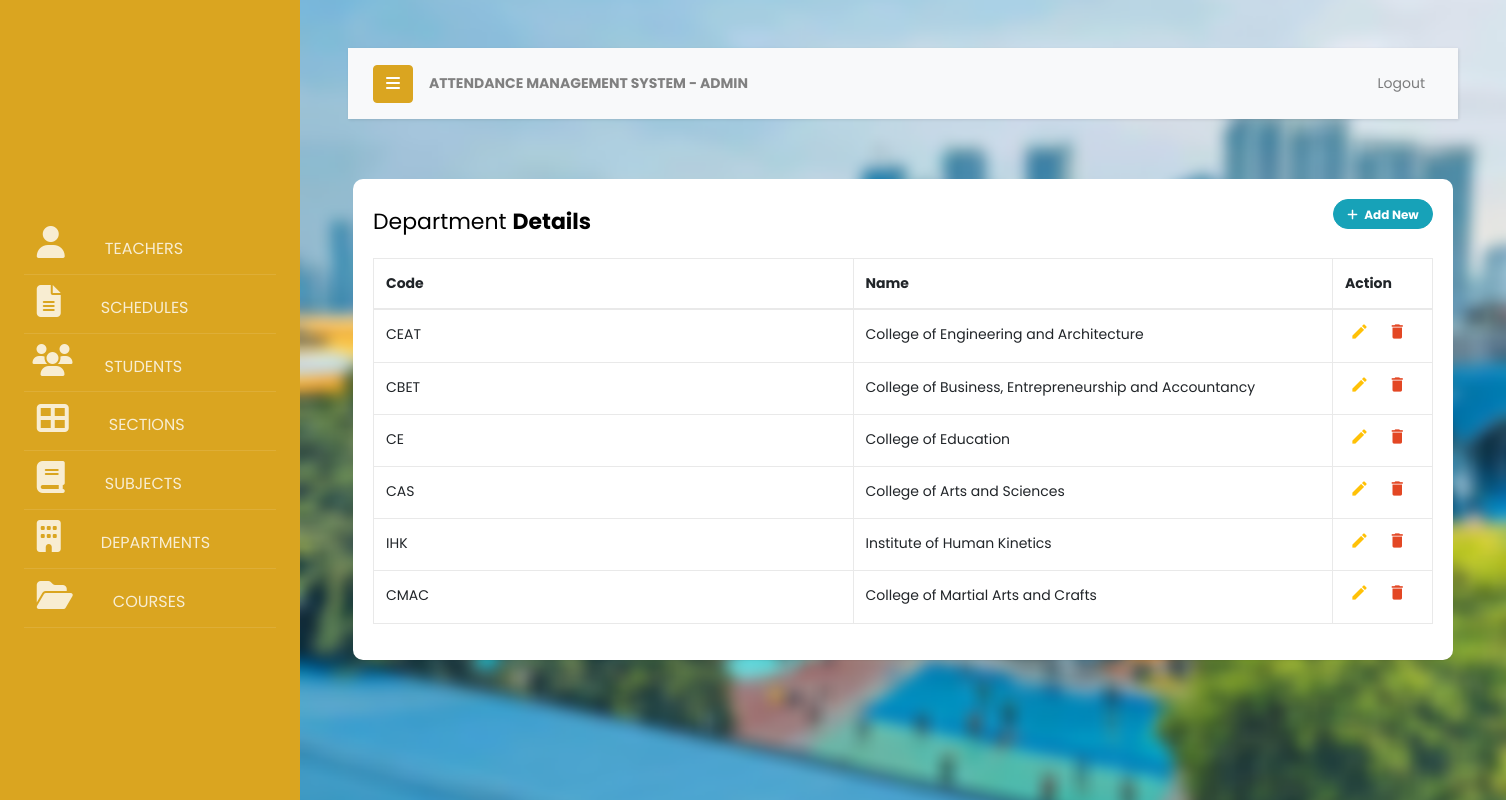
The page /pages/admin/departments.php on the database its author committed.
### tables this page shows
CREATE TABLE `departments` (
  `id_dept` int(11) NOT NULL,
  `name_dept` varchar(100) NOT NULL,
  `code_dept` varchar(100) NOT NULL
);

### pages/admin/departments.php (the view, shortened to what this page needs)
<!doctype html>
<html lang="en">
  <?php include('header.php');
  ?>
<head>
<head>
</head>
  <body>
  <div class="wrapper d-flex align-items-stretch">
            <nav id="sidebar">
                <div class="p-4 pt-5">
                <a href="#" class="img logo rounded-circle mb-5" style="background-image: url(../../images/rtu-logo.png);"></a>
            <ul class="list-unstyled components mb-5">
              <li class="">
                <a href="teachers.php" >&nbsp;&nbsp;&nbsp;<i class="fa-solid fa-user fa-2x">&nbsp;&nbsp;&nbsp;&nbsp;&nbsp;</i>TEACHERS</a>
              <li class="">
                <a href="schedules.php" >&nbsp;&nbsp;&nbsp;<i class="fa fa-file-text fa-2x">&nbsp;&nbsp;&nbsp;&nbsp;&nbsp;</i>SCHEDULES</a>
              </li>
              <li>
              <a href="students.php" >&nbsp;&nbsp;<i class="fa fa-users fa-2x">&nbsp;&nbsp;&nbsp;&nbsp;</i>STUDENTS</a>
              </li>
              <li>
              <a href="sections.php" >&nbsp;&nbsp;&nbsp;<i class="fa-solid fa-th-large fa-2x">&nbsp;&nbsp;&nbsp;&nbsp;&nbsp;</i>SECTIONS</a>
              </li>
              <li>
              <a href="subjects.php" >&nbsp;&nbsp;&nbsp;<i class="fa fa-book fa-2x">&nbsp;&nbsp;&nbsp;&nbsp;&nbsp;</i>SUBJECTS</a>
              </li>
              <li>
               <a href="departments.php">&nbsp;&nbsp;&nbsp;<i class="fa fa-building fa-2x">&nbsp;&nbsp;&nbsp;&nbsp;&nbsp;</i>DEPARTMENTS</a>
              </li>
              <li>
               <a href="courses.php">&nbsp;&nbsp;&nbsp;<i class="fa fa-folder-open fa-2x">&nbsp;&nbsp;&nbsp;&nbsp;&nbsp;</i>COURSES</a>
              </li>
              </li>
            </ul>
          </div>
        </nav>
      <div id="content" class="p-4 p-md-5">
        <nav class="navbar navbar-expand-lg navbar-light bg-light">
          <div class="container-fluid">
            <button type="button" id="sidebarCollapse" class="btn btn-primary">
              <i class="fa fa-bars"></i>
            </button>
            <a class="nav-link font-weight-bold text-justify" id="page-title">ATTENDANCE MANAGEMENT SYSTEM - ADMIN</a>
            <div class="collapse navbar-collapse" id="navbarSupportedContent">
              <ul class="nav navbar-nav ml-auto">
                <li class="nav-item">
                    <a class="nav-link" href="#">Logout</a>
                </li>
              </ul>
            </div>
          </div>
        </nav>
              <div class="container-lg">
          <div class="table-responsive">
              <div class="table-wrapper">
                  <div class="table-title">
                      <div class="row">
                          <div class="col-sm-8"><h2>Department <b>Details</b></h2></div>
                          <div class="col-sm-4">
                              <button type="button" class="btn btn-info add-new"><i class="fa fa-plus"></i> Add New</button>
                          </div>
                      </div>
                  </div>
                  <table class="table table-bordered">
                  <thead>
                          <tr>
                              <th>Code</th>
                              <th>Name</th>
                              <th>Action</th>
                          </tr>
                      </thead>
                      <tbody>
                        <?php
                            global $conn;
                            $sql = "SELECT * from departments";
                            $result = $conn->prepare($sql);
                            $result->execute();
                            if($result->rowCount() > 0){
                              while ($row = $result->fetch(PDO::FETCH_ASSOC)){
                                $name_dept=$row["name_dept"];
                                $code_dept=$row["code_dept"];
                                echo '
                                  <tr>
                                        <td>'.$code_dept.'</td>
                                        <td>'.$name_dept.'</td>
                                        <td><a class="add" name="addDept" title="Add" data-toggle="tooltip"><i class="material-icons">&#xE03B;</i></a>
                                        <a class="edit" name="editDept" title="Edit" data-toggle="tooltip"><i class="material-icons">&#xE254;</i></a>
                                        <a class="delete" name="delDept" title="Delete" data-toggle="tooltip"><i class="material-icons">&#xE872;</i></a></td>
                              </tr>';
                              }
                            }
                        ?>
                      </tbody>
                  </table>
              </div>
          </div>
      </div>
      </div>
    </div>
  </body>
</html>

### pages/admin/header.php (style rules this page uses)
#content { margin: 0; padding: 0; background-image: url('../../images/blurbg.png'); height: 100%; background-size: cover; background-repeat: no-repeat; background-position: center; }

### rows shown on the page
departments: code_dept "CEAT", name_dept "College of Engineering and Architecture"
departments: code_dept "CBET", name_dept "College of Business, Entrepreneurship and Accountancy"
departments: code_dept "CE", name_dept "College of Education"
departments: code_dept "CAS", name_dept "College of Arts and Sciences"
departments: code_dept "IHK", name_dept "Institute of Human Kinetics"
departments: code_dept "CMAC", name_dept "College of Martial Arts and Crafts"
